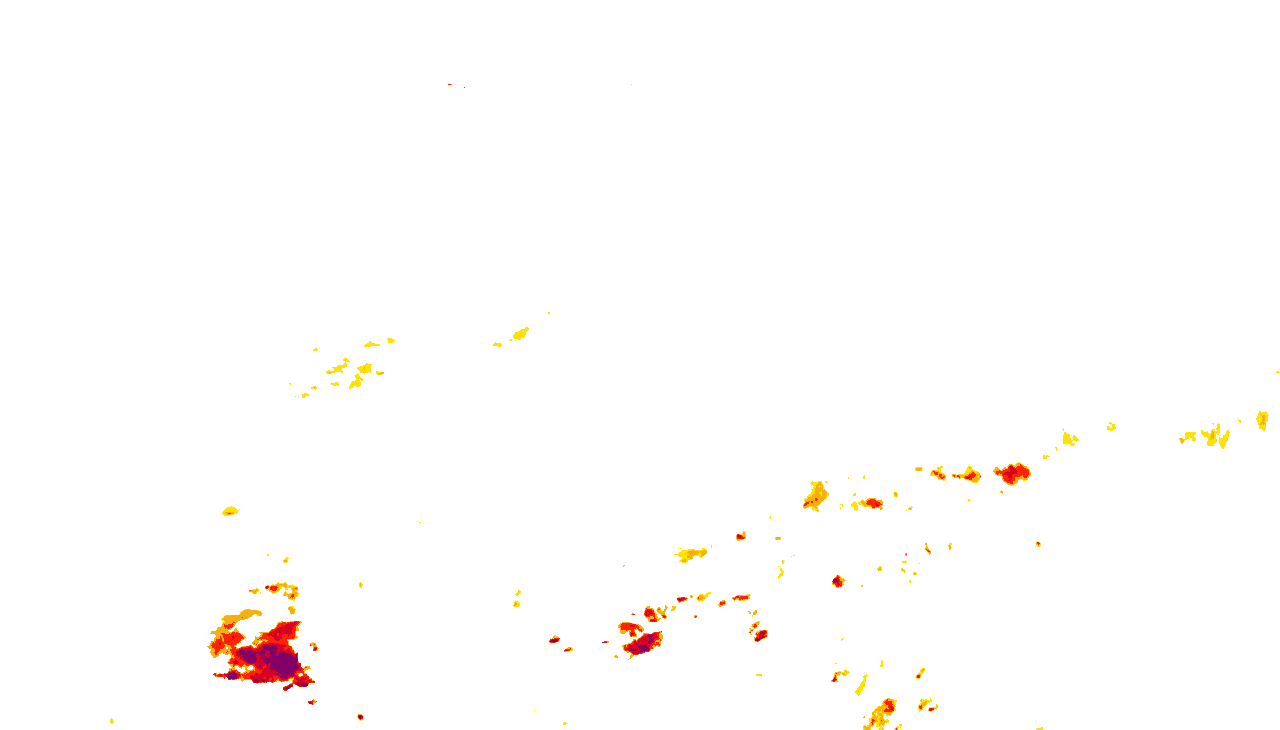
#> input picture evaluate/generated/resnet-adam-noise-l1-satellite-d64-t1000-residual-alFalse/pred/0/seg_new_bar/0.png, 1280 x 730 px, found by its file name; its folder holds only this picture in this run
$ python fusion.py
#> lines starting #> are read from the running program, lines starting #| are printed output that depends on the picture
import PIL.Image as Image
import os
import glob
from functools import cmp_to_key

# ---------------------------------------------------------
# 1. Core Fusion Function
# (Kept mostly unchanged, tweaked save path logic)
# ---------------------------------------------------------
def fusion(path1, path2, output_path):
    """
    Fuse satellite image (path1) and mask image (path2), and save to output_path
    """
    try:
        layer1 = Image.open(path1).convert('RGBA')   # Base image background
#> layer1 is the input picture: PIL image 1280x730 RGBA; mean R, G, B, A 10.1, 7.8, 0.4, 3.2
        # Cropping operation: retained based on your original code
        layer1 = layer1.crop((0, 19, 1280, 19+730))
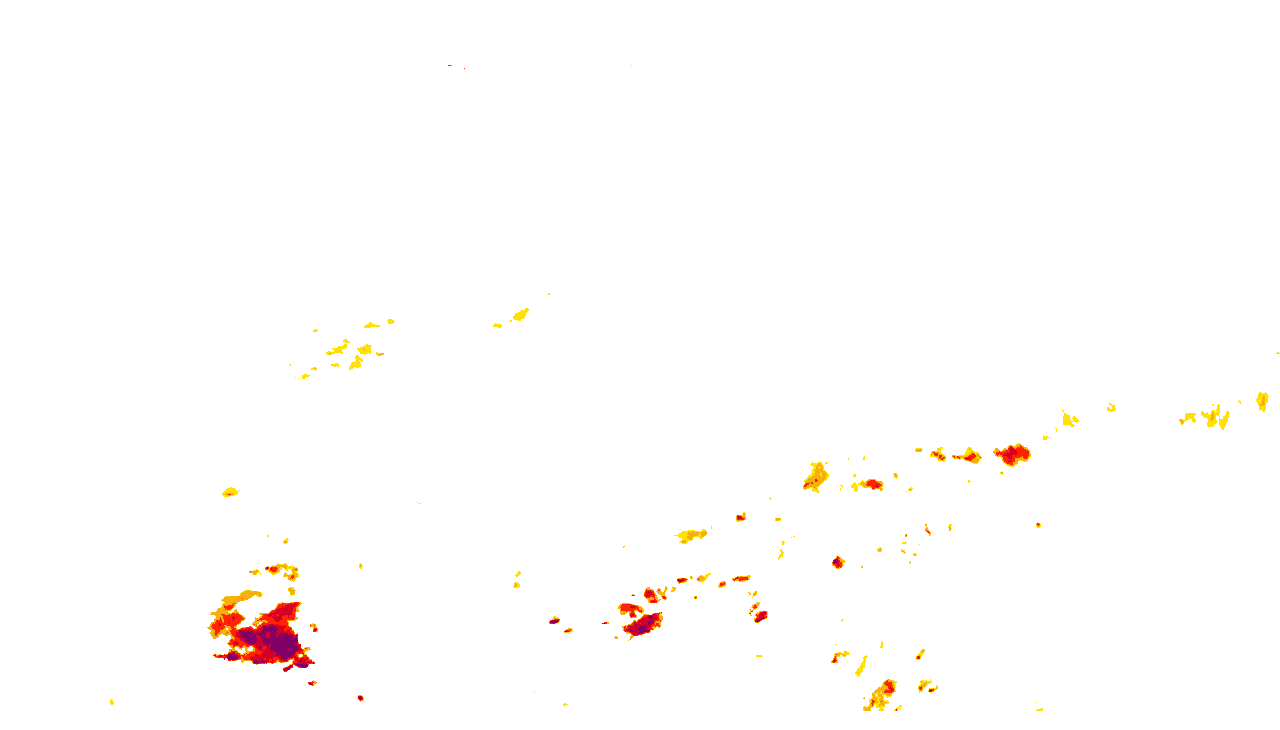
#> layer1: PIL image 1280x730 RGBA; mean R, G, B, A 9.9, 7.6, 0.3, 3.2; transparent parts drawn white

        layer2 = Image.open(path2).convert('RGBA')    # mask

        # Ensure sizes match to prevent errors
        if layer1.size != layer2.size:
            layer2 = layer2.resize(layer1.size, Image.BILINEAR)

        final = Image.new("RGBA", layer1.size)             # Synthesized image
#> final: PIL image 1280x730 RGBA; every value is 0
        final = Image.alpha_composite(final, layer1)
        final = Image.alpha_composite(final, layer2)

        final = final.convert('RGB')
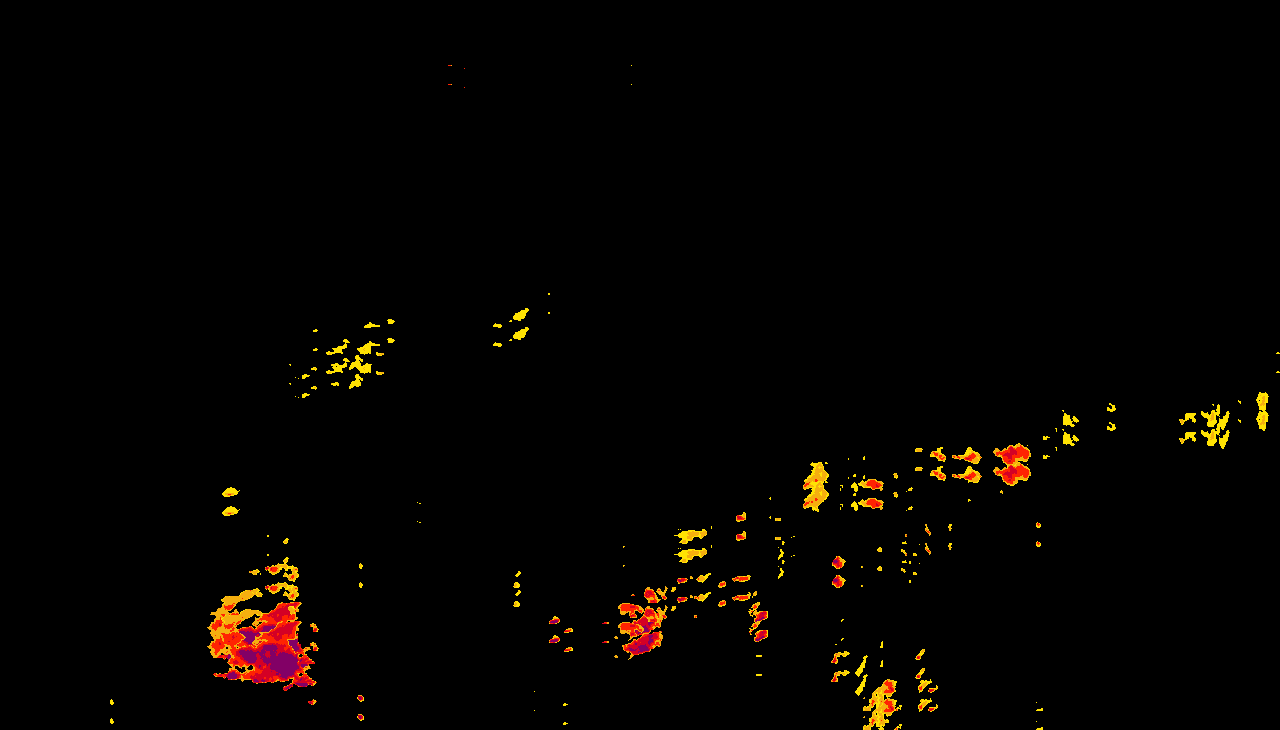
#> final: PIL image 1280x730 RGB; mean R, G, B 5.2, 2.8, 0.4
        final.save(output_path)
        return output_path
    except Exception as e:
        print(f"Error processing {path1}: {e}")
        return None

# ---------------------------------------------------------
# 2. New: GIF Generation Function
# ---------------------------------------------------------
def create_gif(image_paths, save_name, duration=200):
    """
    Synthesize a list of images into a GIF
    :param image_paths: List of image paths (sorted)
    :param save_name: Filename for the saved GIF
    :param duration: Duration of each frame (in milliseconds)
    """
    if not image_paths:
        return

    frames = []
    for path in image_paths:
        try:
            frames.append(Image.open(path))
        except IOError:
            continue

    if frames:
        # save_all=True saves all frames, loop=0 means infinite loop
        frames[0].save(
            save_name,
            format='GIF',
            append_images=frames[1:],
            save_all=True,
            duration=duration,
            loop=0
        )
        print(f"GIF saved: {save_name}")

# ---------------------------------------------------------
# 3. Core Processing Logic (Integrates Fusion and GIF Creation)
# ---------------------------------------------------------
def process_sequence(gt_satellite, gt_convection):
    """
    Process a single sequence: fuse images -> generate GIF
    """
    fusion_dir = os.path.join(gt_satellite, 'fusion')
    if not os.path.exists(fusion_dir):
        os.makedirs(fusion_dir)

    processed_images = []

    # Assume each sequence has 16 frames (based on your code range(16))
    for i in range(16):
        path1 = os.path.join(gt_satellite, f'{i}.png')
        path2 = os.path.join(gt_convection, f'{i}.png')

        # Check if files exist to prevent crashing
        if os.path.exists(path1) and os.path.exists(path2):
            save_path = os.path.join(fusion_dir, f'{i}.png')
            result = fusion(path1, path2, save_path)
            if result:
                processed_images.append(result)
        else:
            # print(f"Warning: Frame {i} missing in {gt_satellite}")
            pass

    # --- Create GIF ---
    # Ensure images are sorted in order 0, 1, 2...
    # processed_images is already added in loop order, so usually sorted,
    # but to be safe, sort again numerically based on filename.
    processed_images.sort(key=lambda x: int(os.path.basename(x).split('.')[0]))

    if processed_images:
        gif_name = os.path.join(gt_satellite, 'animation.gif') # GIF saved in the sequence directory
        create_gif(processed_images, gif_name, duration=200) # 200ms = 5fps

# ---------------------------------------------------------
# 4. Main Loop Entry
# ---------------------------------------------------------
def write_gifs(root_path):
    # Get all numeric folders under root (0, 1, 2...)
    # os.listdir might be unordered or contain non-directory files
    subdirs = [d for d in os.listdir(root_path) if os.path.isdir(os.path.join(root_path, d))]

    # Sort folders numerically, e.g., '0', '1', '10' -> 0, 1, 10
    try:
        subdirs.sort(key=lambda x: int(x))
    except ValueError:
        subdirs.sort() # If folder names are not pure numbers, fallback to string sort

    print(f"Found {len(subdirs)} sequences to process.")

    for subdir in subdirs:
        current_seq_path = os.path.join(root_path, subdir)

        convection_dir = os.path.join(current_seq_path, 'seg_new_bar')
        # satellite_dir is the current sequence directory itself,
        # as per your code structure where satellite images are directly inside the numeric folder
        satellite_dir = current_seq_path

        print(f"Processing sequence: {subdir}")
        process_sequence(satellite_dir, convection_dir)

if __name__ == '__main__':
    # Replace with your actual path
    target_path = '../results/evaluate/generated/resnet-adam-noise-l1-satellite-d64-t1000-residual-alFalse/pred/'
    write_gifs(target_path)
